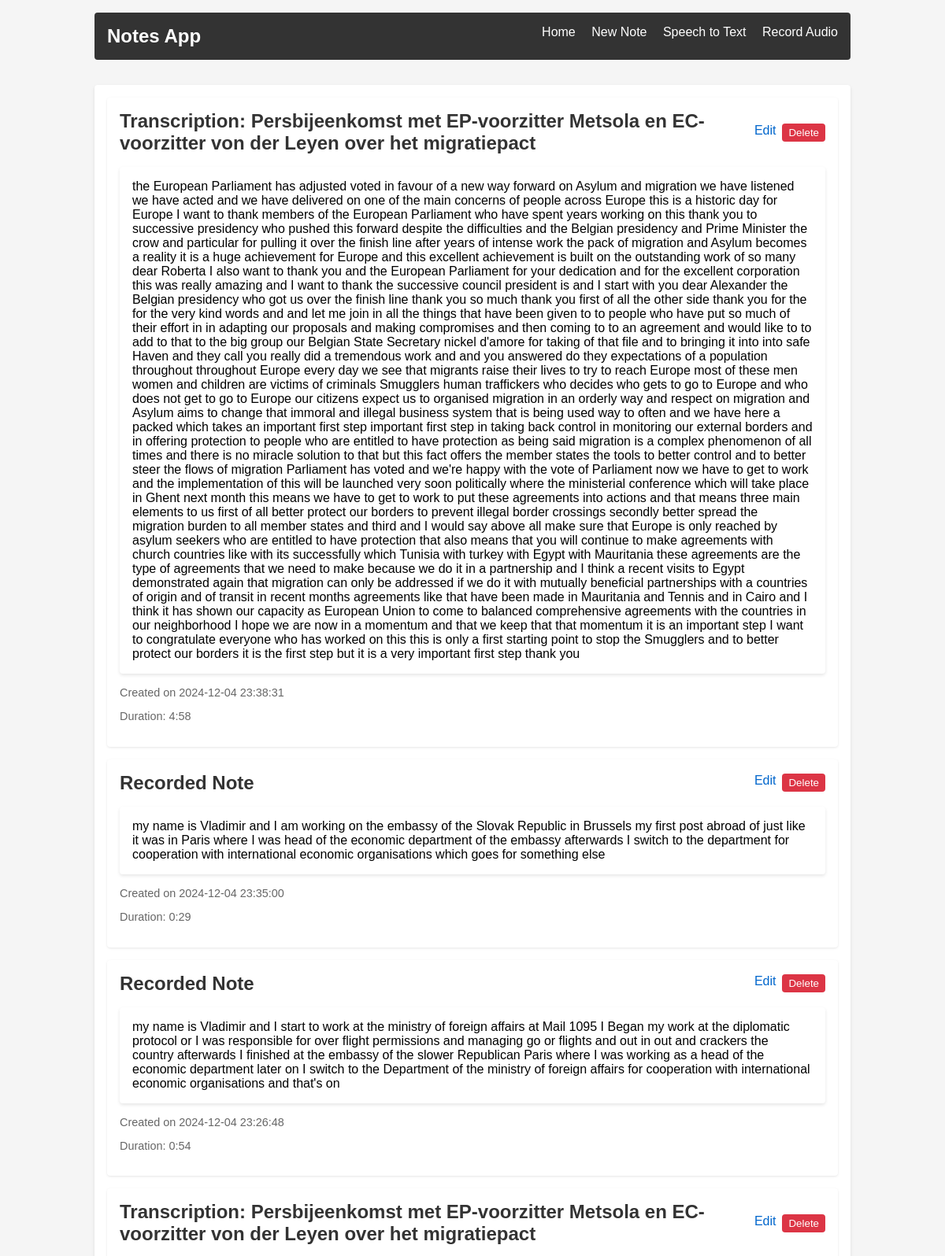
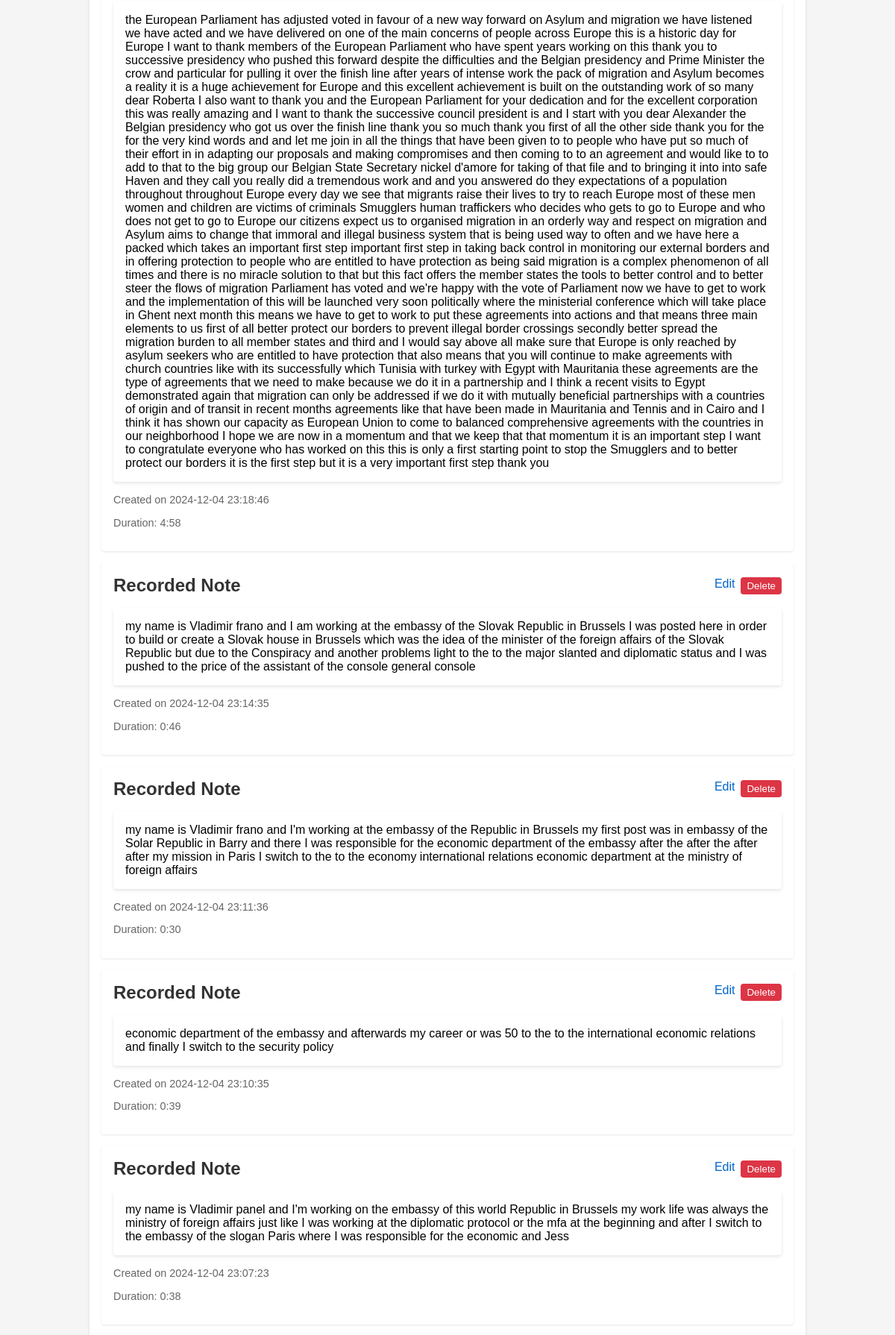
The page / (upper part) on the database its author committed (2 pictures, top to bottom).
### tables this page shows
CREATE TABLE notes (
    id INTEGER PRIMARY KEY AUTOINCREMENT,
    title TEXT NOT NULL,
    content TEXT NOT NULL,
    duration INTEGER,
    created TIMESTAMP NOT NULL DEFAULT CURRENT_TIMESTAMP
);

### app.py (the view)
@app.route('/')
def index():
    db = get_db()
    notes = db.execute('SELECT * FROM notes ORDER BY created DESC').fetchall()
    return render_template('index.html', notes=notes)

### app.py (called while the page is built)
def get_db():
    if 'db' not in g:
        g.db = sqlite3.connect('notes.db')
        g.db.row_factory = sqlite3.Row
    return g.db

### templates/index.html (shortened to what this page needs)
{% extends 'base.html' %}
{% block content %}
    <div class="notes">
        {% if notes %}
            {% for note in notes %}
                <article class="note">
                    <header>
                        <h2>{{ note['title'] }}</h2>
                        <div class="actions">
                            <a href="{{ url_for('edit', id=note['id']) }}" class="edit">Edit</a>
                            <form action="{{ url_for('delete', id=note['id']) }}" method="post" class="delete">
                                <button type="submit" onclick="return confirm('Are you sure?');">Delete</button>
                            </form>
                        </div>
                    </header>
                    <p class="content">{{ note['content'] }}</p>
                    <p class="created">Created on {{ note['created'] }}</p>
                    {% if note['duration'] %}
                        <p class="duration">Duration: {{ '%d:%02d' % (note['duration'] // 60, note['duration'] % 60) }}</p>
                    {% endif %}
                </article>
            {% endfor %}
        {% else %}
            <p class="empty">No notes yet. Create your first note!</p>
        {% endif %}
    </div>
{% endblock %}

### templates/base.html (shortened to what this page needs)
<!DOCTYPE html>
<html>
<head>
    <link rel="stylesheet" href="{{ url_for('static', filename='style.css') }}">
</head>
<body>
    <nav>
        <h1>Notes App</h1>
        <ul>
            <li><a href="{{ url_for('index') }}">Home</a></li>
            <li><a href="{{ url_for('create') }}">New Note</a></li>
            <li><a href="{{ url_for('speech_note') }}">Speech to Text</a></li>
            <li><a href="{{ url_for('record_note') }}">Record Audio</a></li>
        </ul>
    </nav>
    <section class="content">
        {% block content %}{% endblock %}
    </section>
</body>
</html>

### static/style.css (style rules this page uses)
body { max-width: 960px; margin: 0 auto; padding: 1rem; font-family: Arial, sans-serif; background: #f5f5f5; }
nav { background: #333; color: white; padding: 1rem; margin-bottom: 2rem; border-radius: 4px; }
nav h1 { margin: 0; display: inline; }
nav ul { display: inline; list-style: none; margin: 0; padding: 0; float: right; }
nav ul li { display: inline; margin-left: 1rem; }
nav a { color: white; text-decoration: none; }
.content { background: white; padding: 1rem; border-radius: 4px; box-shadow: 0 2px 4px rgba(0, 0, 0, 0.1); }
.note { background: #fff; padding: 1rem; margin-bottom: 1rem; border-radius: 4px; box-shadow: 0 1px 3px rgba(0, 0, 0, 0.1); }
.note header { display: flex; justify-content: space-between; align-items: center; margin-bottom: 0.5rem; }
.note h2 { margin: 0; color: #333; }
.actions { display: flex; gap: 0.5rem; }
.edit { color: #0066cc; text-decoration: none; }
.delete button { background: #dc3545; color: white; border: none; padding: 0.25rem 0.5rem; border-radius: 4px; cursor: pointer; }
.created { color: #666; font-size: 0.9rem; margin-top: 0.5rem; }
.duration { color: #666; font-size: 0.9rem; margin-top: 0.25rem; }

### rows shown on the page
notes: title "Transcription: Persbijeenkomst met EP-voorzitter Metsola en EC-voorzitter von der Leyen over het migratiepact", content "the European Parliament has adjusted voted in favour of a new way forward on Asylum and migration we have listened we have acted and we have delivered on one of the main concerns of people across Europe this is a historic day for Europe I want to thank members of the European Parliament who have spent years working on this thank you to successive presidency who pushed this forward despite the difficulties and the Belgian presidency and Prime Minister the crow and particular for pulling it over the finish line after years of intense work the pack of migration and Asylum becomes a reality it is a huge achievement for Europe and this excellent achievement is built on the outstanding work of so…", created "2024-12-04 23:38:31", duration "4:58"
notes: title "Recorded Note", content "my name is Vladimir and I am working on the embassy of the Slovak Republic in Brussels my first post abroad of just like it was in Paris where I was head of the economic department of the embassy afterwards I switch to the department for cooperation with international economic organisations which goes for something else", created "2024-12-04 23:35:00", duration "0:29"
notes: title "Recorded Note", content "my name is Vladimir and I start to work at the ministry of foreign affairs at Mail 1095 I Began my work at the diplomatic protocol or I was responsible for over flight permissions and managing go or flights and out in out and crackers the country afterwards I finished at the embassy of the slower Republican Paris where I was working as a head of the economic department later on I switch to the Department of the ministry of foreign affairs for cooperation with international economic organisations and that's on", created "2024-12-04 23:26:48", duration "0:54"
notes: title "Transcription: Persbijeenkomst met EP-voorzitter Metsola en EC-voorzitter von der Leyen over het migratiepact", content "the European Parliament has adjusted voted in favour of a new way forward on Asylum and migration we have listened we have acted and we have delivered on one of the main concerns of people across Europe this is a historic day for Europe I want to thank members of the European Parliament who have spent years working on this thank you to successive presidency who pushed this forward despite the difficulties and the Belgian presidency and Prime Minister the crow and particular for pulling it over the finish line after years of intense work the pack of migration and Asylum becomes a reality it is a huge achievement for Europe and this excellent achievement is built on the outstanding work of so…", created "2024-12-04 23:18:46", duration "4:58"
notes: title "Recorded Note", content "my name is Vladimir frano and I am working at the embassy of the Slovak Republic in Brussels I was posted here in order to build or create a Slovak house in Brussels which was the idea of the minister of the foreign affairs of the Slovak Republic but due to the Conspiracy and another problems light to the to the major slanted and diplomatic status and I was pushed to the price of the assistant of the console general console", created "2024-12-04 23:14:35", duration "0:46"
notes: title "Recorded Note", content "my name is Vladimir frano and I'm working at the embassy of the Republic in Brussels my first post was in embassy of the Solar Republic in Barry and there I was responsible for the economic department of the embassy after the after the after after my mission in Paris I switch to the to the economy international relations economic department at the ministry of foreign affairs", created "2024-12-04 23:11:36", duration "0:30"
notes: title "Recorded Note", content "economic department of the embassy and afterwards my career or was 50 to the to the international economic relations and finally I switch to the security policy", created "2024-12-04 23:10:35", duration "0:39"
notes: title "Recorded Note", content "my name is Vladimir panel and I'm working on the embassy of this world Republic in Brussels my work life was always the ministry of foreign affairs just like I was working at the diplomatic protocol or the mfa at the beginning and after I switch to the embassy of the slogan Paris where I was responsible for the economic and Jess", created "2024-12-04 23:07:23", duration "0:38"
